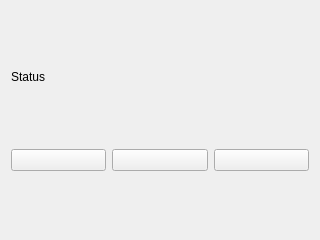
<?xml version="1.0" encoding="UTF-8"?>
<ui version="4.0">
 <class>HomeScreen</class>
 <widget class="QWidget" name="HomeScreen">
  <property name="geometry">
   <rect>
    <x>0</x>
    <y>0</y>
    <width>320</width>
    <height>240</height>
   </rect>
  </property>
  <property name="windowTitle">
   <string>Form</string>
  </property>
  <layout class="QVBoxLayout" name="verticalLayout">
   <item>
    <widget class="QLabel" name="label">
     <property name="maximumSize">
      <size>
       <width>16777215</width>
       <height>20</height>
      </size>
     </property>
     <property name="text">
      <string>Status</string>
     </property>
    </widget>
   </item>
   <item>
    <layout class="QHBoxLayout" name="horizontalLayout">
     <item>
      <widget class="QPushButton" name="buttonPhone">
       <property name="text">
        <string/>
       </property>
       <property name="icon">
        <iconset resource="mobilephone2.qrc">
         <normaloff>:/images/phone.svg</normaloff>:/images/phone.svg</iconset>
       </property>
       <property name="iconSize">
        <size>
         <width>64</width>
         <height>100</height>
        </size>
       </property>
      </widget>
     </item>
     <item>
      <widget class="QPushButton" name="buttonSms">
       <property name="text">
        <string/>
       </property>
       <property name="icon">
        <iconset resource="mobilephone2.qrc">
         <normaloff>:/images/sms.svg</normaloff>:/images/sms.svg</iconset>
       </property>
       <property name="iconSize">
        <size>
         <width>64</width>
         <height>100</height>
        </size>
       </property>
      </widget>
     </item>
     <item>
      <widget class="QPushButton" name="buttonCamera">
       <property name="text">
        <string/>
       </property>
       <property name="icon">
        <iconset resource="mobilephone2.qrc">
         <normaloff>:/images/camera.svg</normaloff>:/images/camera.svg</iconset>
       </property>
       <property name="iconSize">
        <size>
         <width>64</width>
         <height>100</height>
        </size>
       </property>
      </widget>
     </item>
    </layout>
   </item>
  </layout>
 </widget>
 <resources>
  <include location="mobilephone2.qrc"/>
 </resources>
 <connections/>
</ui>
